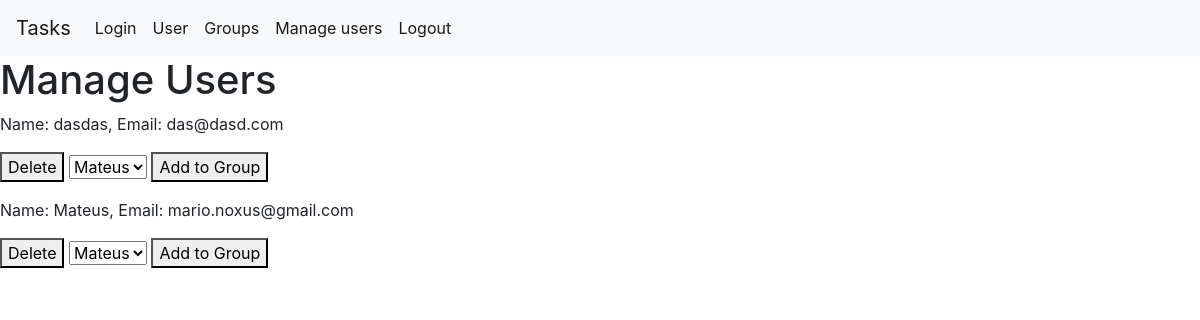
/view, run on the app's committed database.
### app.py (models this page shows, shortened)
class users(db.Model):
    _id = db.Column("id", db.Integer, primary_key=True)
    name = db.Column(db.String(100))
    email = db.Column(db.String(100))
    groups = db.relationship('groups', secondary='group_members', backref='members')

### app.py (the view)
@app.route("/view")
def view():
    all_users = users.query.all()
    all_groups = groups.query.all()
    return render_template("view.html", values=all_users, groups=all_groups)

### templates/view.html (shortened to what this page needs)
{% extends "base.html" %}
{% block content %}
    <h1>Manage Users</h1>
    {% for item in values %}
        <p>
            Name: {{ item.name }}, Email: {{ item.email }}
            <form action="{{ url_for('delete', user_id=item._id) }}" method="POST" style="display:inline;">
                <button type="submit">Delete</button>
            </form>
            <form action="{{ url_for('add_to_group') }}" method="POST" style="display:inline;">
                <select name="group_id">
                    {% for group in groups %}
                        <option value="{{ group._id }}">{{ group.name }}</option>
                    {% endfor %}
                </select>
                <button type="submit">Add to Group</button>
            </form>
        </p>
    {% endfor %}
{% endblock %}

### data on the page
users: name "dasdas", email "das@dasd.com"
users: name "Mateus", email "mario.noxus@gmail.com"

### other printed values
form field group_id "Mateus"
